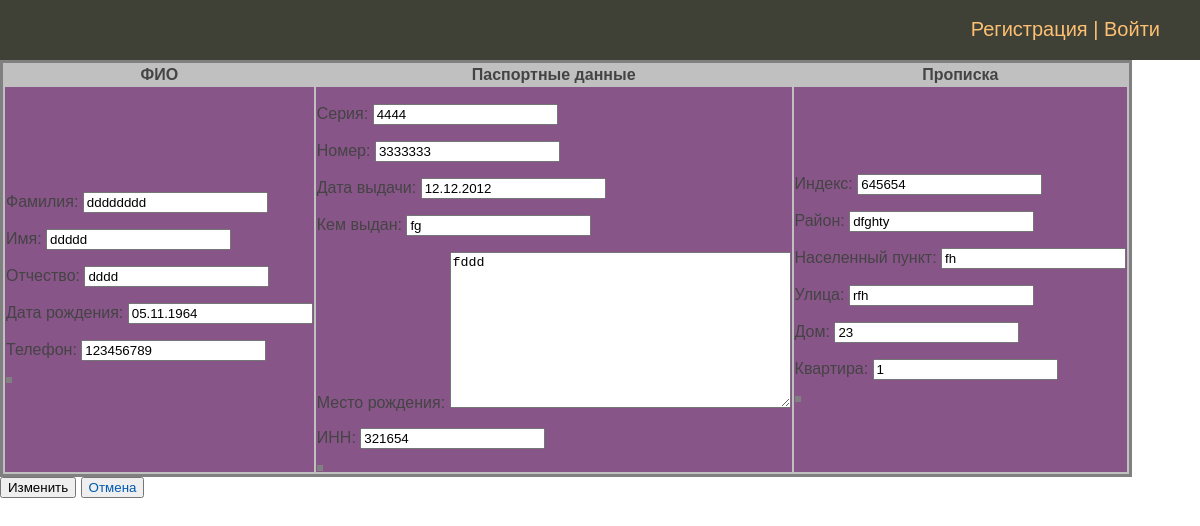
The app's page /person/person_mod/31/edit, older data.
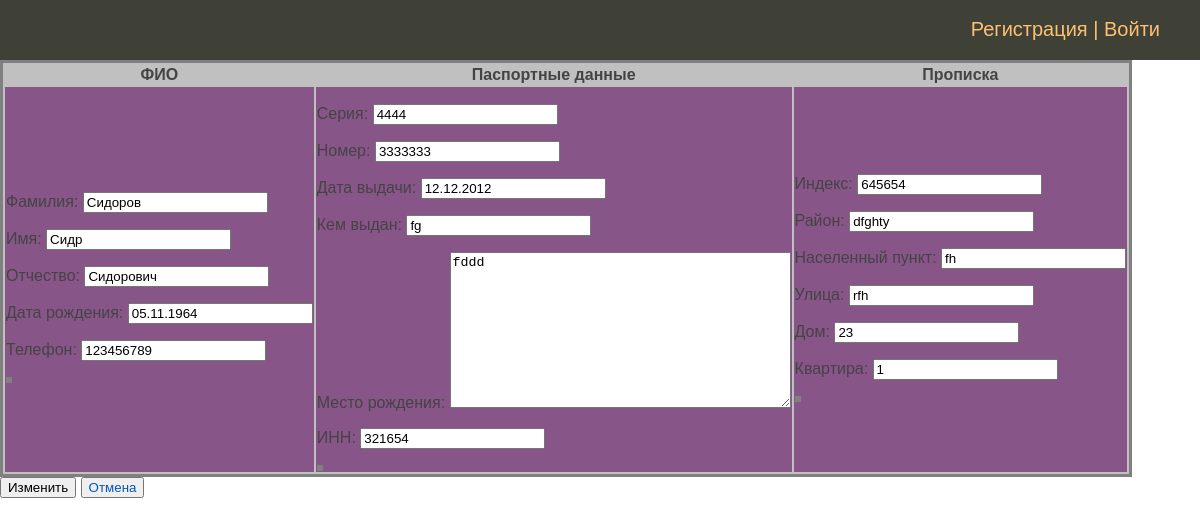
The same page, newer data.
### person/models.py (models this page shows, shortened)
class Person(models.Model):
    second_name = models.CharField(max_length=50, verbose_name='Фамилия')
    first_name = models.CharField(max_length=50, verbose_name='Имя')
    patronymic = models.CharField(max_length=50, blank=True, null=True, verbose_name='Отчество')
    date_of_bird = models.DateField(blank=True, null=True, verbose_name='Дата рождения')
    phone_number = models.IntegerField(max_length=11, blank=True, null=True, verbose_name='Телефон')
    residence_address = models.OneToOneField(ResidenceAddress, on_delete=models.CASCADE,
                                             blank=True, null=True, verbose_name='Адрес проживания')
    passport = models.OneToOneField(Passport, on_delete=models.CASCADE,
                                    blank=True, null=True, verbose_name='паспортные данные')
    class Meta:
        verbose_name = 'ФИО'
        verbose_name_plural = 'ФИО'

### person/views.py (the view, shortened to what this page needs)
# urls.py: path('person_mod/<int:pk>/edit', views.PersonMod.as_view(), name='person_mod'),
class PersonMod(UpdateView):
    template_name = 'person/person_mod.html'
    model = Person
    def get(self, request, pk, *args, **kwargs):
        pers = get_object_or_404(Person, pk=pk)
        form_person_mod = AddPerson(instance=pers)
        form_passport_mod = AddPassport(instance=pers.passport)
        form_residence_address_mod = AddResidenceAddress(instance=pers.residence_address)
        form = {'form_person_mod': form_person_mod,
                'form_passport_mod': form_passport_mod,
                'form_residence_address_mod': form_residence_address_mod,
                'pk': pk,
                'title': 'Добавить заявителя'}
        return render(request, self.template_name, context=form)

### person/forms.py
class AddPerson(forms.ModelForm):
    class Meta:
        model = Person
        fields = ['second_name', 'first_name', 'patronymic', 'date_of_bird', 'phone_number']

class AddPassport(forms.ModelForm):
    class Meta:
        model = Passport
        fields = '__all__'

### person/templates/person/person_mod.html (shortened to what this page needs)
{% extends 'sobnushdi/base.html' %}
{% block content %}
<form action="{% url 'person_mod' pk=pk %}" method="post">
      <table bgcolor="silver">
        <tr>
            <th>ФИО</th>
            <th>Паспортные данные</th>
            <th>Прописка</th>
        </tr>
    <tr bgcolor="#858">
        <td>
            <table >
                {{ form_person_mod.as_p }}
            </table>
        </td>
        <td>
            <table>
                {{ form_passport_mod.as_p }}
            </table>
        </td>
        <td>
            <table>
                {{ form_residence_address_mod.as_p }}
            </table>
        </td>
    </tr>
    </table>
    <button type="submit">Изменить</button>
    <form action="{% url 'person_list' %}" method="get">
        <button type="reset"><a href="{% url 'person_list' %}">Отмена</a></button>
    </form>
</form>
{% endblock %}

Row changes from the older to the newer data that the page shows:
changed Person: second_name "dddddddd" → "Сидоров"; first_name "ddddd" → "Сидр"; patronymic "dddd" → "Сидорович"
